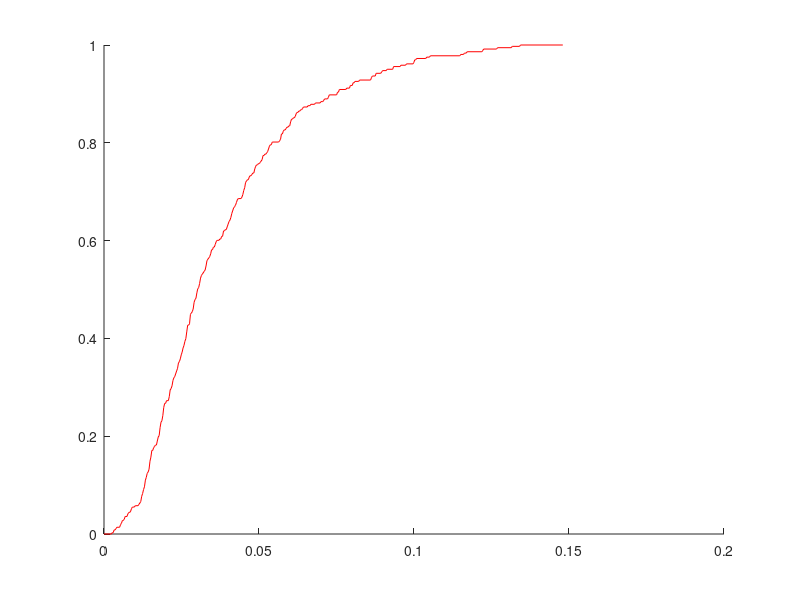

Here is the MATLAB script that generated this plot:
L1 = [
339.912 206.011 ;
342.649 206.011 ;
343.005 205.677 ;
343.339 205.677 ;
343.694 205.008 ;
344.028 205.008 ;
344.384 204.674 ;
344.718 204.339 ;
345.742 204.339 ;
346.097 203.671 ;
346.431 203.336 ;
346.787 202.668 ;
347.121 202.668 ;
347.476 202.333 ;
347.81 201.665 ;
348.5 201.665 ;
348.834 200.996 ;
349.19 200.662 ;
349.524 200.662 ;
349.879 200.328 ;
350.213 199.659 ;
350.548 199.325 ;
351.237 199.325 ;
351.592 198.99 ;
352.616 198.99 ;
352.972 198.656 ;
353.64 197.987 ;
353.995 196.65 ;
354.33 195.981 ;
354.685 194.978 ;
355.019 194.31 ;
355.375 192.638 ;
355.709 191.969 ;
356.043 190.967 ;
356.398 190.632 ;
356.733 189.964 ;
357.088 187.958 ;
357.422 186.955 ;
357.778 185.283 ;
358.112 185.283 ;
358.446 184.614 ;
358.801 184.28 ;
359.136 183.946 ;
359.491 183.946 ;
359.825 182.943 ;
360.18 181.94 ;
360.515 181.605 ;
360.87 179.599 ;
361.204 178.262 ;
361.539 177.928 ;
361.894 176.591 ;
362.228 174.605 ;
362.583 173.602 ;
362.918 173.602 ;
363.273 172.934 ;
363.942 172.934 ;
364.297 171.931 ;
364.631 170.259 ;
364.986 169.925 ;
365.321 169.256 ;
365.676 167.919 ;
366.01 167.25 ;
366.365 166.916 ;
367.034 165.579 ;
367.389 164.91 ;
367.724 163.573 ;
368.079 163.238 ;
368.413 162.57 ;
368.768 161.567 ;
369.103 160.898 ;
369.437 159.895 ;
369.792 159.227 ;
370.127 158.224 ;
370.482 157.555 ;
370.816 155.883 ;
371.171 154.212 ;
371.506 154.212 ;
371.861 153.877 ;
372.195 151.537 ;
372.529 151.203 ;
372.885 150.868 ;
373.219 150.2 ;
373.574 148.528 ;
373.909 147.86 ;
374.264 147.525 ;
374.598 146.188 ;
374.932 145.185 ;
375.288 144.851 ;
375.622 143.868 ;
375.977 142.531 ;
376.311 141.863 ;
376.667 141.528 ;
377.335 140.86 ;
377.691 140.525 ;
378.025 139.522 ;
378.38 138.185 ;
378.714 137.851 ;
379.07 137.516 ;
379.404 137.182 ;
379.759 136.513 ;
380.093 135.51 ;
380.428 135.51 ;
380.783 134.842 ;
381.117 134.842 ;
381.473 134.173 ;
381.807 133.504 ;
382.162 133.17 ;
382.831 133.17 ;
383.186 132.836 ;
383.52 132.836 ;
383.876 132.167 ;
384.21 132.167 ;
384.565 130.83 ;
384.899 130.83 ;
385.255 130.495 ;
385.589 130.495 ;
385.923 129.827 ;
386.278 129.158 ;
386.613 128.49 ;
386.968 128.155 ;
387.302 127.487 ;
387.658 126.484 ;
388.326 125.146 ;
388.681 124.812 ;
389.016 124.478 ;
389.371 123.809 ;
389.705 123.14 ;
390.06 122.806 ;
391.084 122.806 ;
391.419 122.472 ;
391.774 121.803 ;
392.108 120.8 ;
392.463 120.131 ;
392.798 118.794 ;
393.153 118.46 ;
393.487 118.125 ;
393.822 118.125 ;
394.177 117.457 ;
394.511 117.123 ;
394.866 117.123 ;
395.201 116.788 ;
395.556 116.454 ;
395.89 116.454 ;
396.225 115.451 ;
396.58 114.782 ;
396.914 114.448 ;
397.269 114.448 ;
397.604 114.114 ;
397.959 114.114 ;
398.293 113.8 ;
398.648 113.466 ;
398.983 113.131 ;
399.317 112.128 ;
399.672 112.128 ;
400.007 111.794 ;
400.362 111.794 ;
400.696 111.46 ;
401.051 111.125 ;
401.72 109.788 ;
402.075 109.454 ;
402.409 109.454 ;
402.765 108.785 ;
405.168 108.785 ;
405.502 108.451 ;
405.857 108.117 ;
406.191 106.779 ;
406.547 106.779 ;
406.881 106.111 ;
407.215 105.776 ;
407.571 105.776 ;
407.905 105.442 ;
408.26 105.108 ;
408.594 105.108;
408.595 105.108 ;
408.95 104.774 ;
409.285 104.774 ;
409.619 103.771 ;
409.974 103.102 ;
410.308 103.102 ;
410.664 102.768 ;
410.998 102.768 ;
411.353 102.433 ;
411.687 101.765 ;
412.043 101.43 ;
412.377 101.43 ;
412.711 101.096 ;
413.067 101.096 ;
413.401 100.762 ;
413.756 100.762 ;
414.09 100.427 ;
414.446 100.093 ;
415.804 100.093 ;
416.159 99.759 ;
416.849 99.759 ;
417.183 99.424 ;
418.562 99.424 ;
418.896 99.09 ;
420.61 99.09 ;
420.965 98.756 ;
421.654 98.756 ;
421.989 98.421 ;
422.344 98.087 ;
423.368 98.087 ;
423.702 97.7531 ;
424.057 97.084 ;
426.795 97.084 ;
427.15 96.415 ;
427.484 96.415 ;
427.839 95.7469 ;
430.242 95.7469 ;
430.577 95.412 ;
431.601 95.412 ;
431.956 94.744 ;
432.645 94.744 ;
432.98 94.075 ;
433.335 94.075 ;
433.669 93.741 ;
435.048 93.741 ;
435.383 93.4059 ;
439.499 93.4059 ;
439.854 92.738 ;
440.189 92.403 ;
441.233 92.403 ;
441.568 91.735 ;
443.281 91.735 ;
443.636 91.401 ;
443.971 91.066 ;
445.35 91.066 ;
445.684 90.732 ;
447.753 90.732 ;
448.087 90.063 ;
450.49 90.063 ;
450.845 89.7289 ;
452.559 89.7289 ;
452.893 89.395 ;
455.317 89.395 ;
455.651 89.0601 ;
455.985 88.392 ;
456.341 88.392 ;
456.675 88.0569 ;
460.123 88.0569 ;
460.457 87.723 ;
461.481 87.723 ;
461.836 87.389 ;
472.827 87.389 ;
473.161 87.054 ;
474.206 87.054 ;
474.54 86.72 ;
475.23 86.72 ;
475.564 86.386 ;
481.06 86.386 ;
481.415 86.051 ;
481.749 85.717 ;
486.555 85.717 ;
486.91 85.382 ;
492.051 85.382 ;
492.406 85.048 ;
495.143 85.048 ;
495.498 84.7141 ;
511.295 84.7141 ];

L1 = L1 - L1(ones(size(L1,1),1),:);
L1(:,2) = -L1(:,2);
L1(:,2) = L1(:,2)/L1(end,2);
L1(:,1) = L1(:,1)/L1(end,1)*0.148;


figure(1); clf; hold on;
	plot(L1(:,1),L1(:,2),'r-');
	

	
